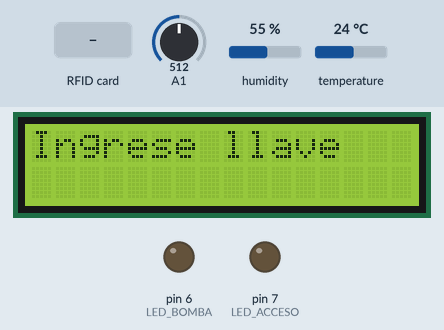
Simulated run of this sketch. Board: Arduino Uno, built with avr-gcc and run on an emulated ATmega328P. On the bench: 16×2 character LCD, output pins drawn as LEDs (lit = HIGH). The test bench sets the inputs (shaded band); at power-on: A1 = 512, humidity 55 %, temperature 24 °C. WiFi joins after 1.5 s; servers stay silent unless stated; uploads are accepted with an empty reply; pins used as bus, display or sensor lines are not drawn; what the sketch prints to the serial monitor is not drawn.

Above: at 2.8 s.
2.9 s: RFID card 5E 7A 19 C4 held to the reader
At 4.0 s:
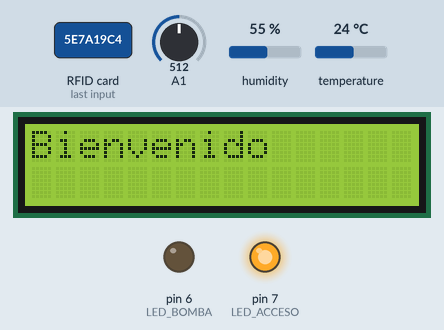
8.5 s: A1 set to 32
At 11.9 s:
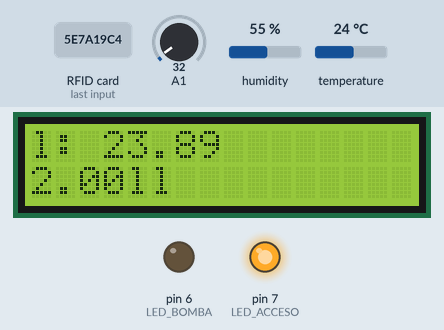
14.1 s: A1 set to 27
At 16.5 s:
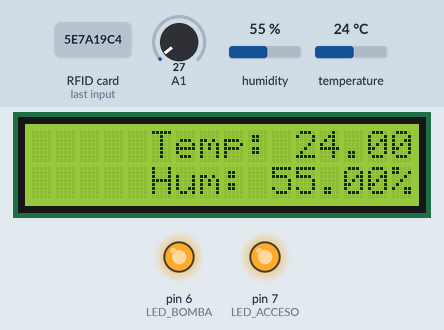
19.7 s: RFID card 5E 7A 19 C4 held to the reader
At 23.3 s:
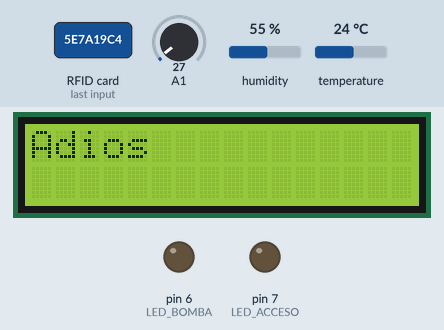
Timing chart, 0 to 24.8 s (numbered marks = the images above; inputs shaded):
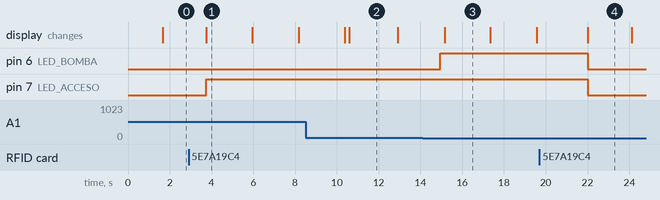

The sketch:

iot_house_v3_internet.ino
```cpp
//Librerias
//WiFi
#include "WiFiEsp.h"
//RFID
#include <SPI.h>
#include <MFRC522.h>
//Display 16x02
#include <Wire.h>
#include <LiquidCrystal_I2C.h>
//Sensor DHT11 para medir temperatura y humedad
#include <DHT.h>

#ifndef HAVE_HWSERIAL1
#include "SoftwareSerial.h"
SoftwareSerial ESPserial(2, 3); // RX, TX
#endif

// Definimos el pin digital donde se conecta el sensor
#define DHTPIN 5
// Dependiendo del tipo de sensor
#define DHTTYPE DHT11
// Inicializamos el sensor DHT11
DHT dht(DHTPIN, DHTTYPE);

//Crear el objeto lcd  dirección  0x27, 16 columnas x 2 filas
LiquidCrystal_I2C lcd(0x27, 16, 2);

//RFID
#define RST_PIN         9
#define SS_PIN          10
MFRC522 rfid(SS_PIN, RST_PIN);


//Variables globales
bool acceso = 0;
long uid_tarjeta;
float tanque_de_agua;
bool bomba_encendida = 0;

//Leds
const int LED_ACCESO = 7;
const int LED_BOMBA = 6;


//Credenciales WiFi
char ssid[] = "sc-1244";            // your network SSID (name)
char pass[] = "UJZNTY5KTY3Q";        // your network password
int status = WL_IDLE_STATUS;     // the Wifi radio's status

IPAddress server(192, 168, 0, 150);

// Initialize the Ethernet client object
WiFiEspClient client;

unsigned long lastConnectionTime = 0;         // last time you connected to the server, in milliseconds
const unsigned long postingInterval = 10000L; // delay between updates, in milliseconds

void setup()
{
  // initialize serial for debugging
  Serial.begin(9600);
  // Start the software serial for communication with the ESP8266
  ESPserial.begin(9600);

  //Escribimos por el monitor serie mensaje de inicio
  Serial.println("Inicio de sistema");

  WiFi.init(&ESPserial);

  WiFi.disconnect();

  // check for the presence of the shield
  if (WiFi.status() == WL_NO_SHIELD) {
    Serial.println("WiFi shield not present");
    // don't continue
    while (true);
  }

  // attempt to connect to WiFi network
  while ( status != WL_CONNECTED) {
    Serial.print("Attempting to connect to WPA SSID: ");
    Serial.println(ssid);
    // Connect to WPA/WPA2 network
    status = WiFi.begin(ssid, pass);
  }

  // you're connected now, so print out the data
  Serial.println("You're connected to the network");

  printWifiStatus();

  //dht11
  dht.begin();

  //RFID
  SPI.begin();      // Init SPI bus
  rfid.PCD_Init();   // Init MFRC522

  //LCD
  lcd.init();
  //Encender la luz de fondo.
  lcd.backlight();

  //LEDS
  pinMode(LED_ACCESO, OUTPUT);
  pinMode(LED_BOMBA, OUTPUT);

}

void make_request(float temperatura, float tanque_de_agua, float humedad, float indice_de_calor){
  client.stop();

  Serial.println("Starting connection to server...");
  // if you get a connection, report back via serial
  if (client.connect(server, 5000)) {
    String endpoint = "GET /carga?temperatura=" + String(temperatura) + "&humedad=" + String(humedad) + "&indiceDeCalor=" + String(indice_de_calor) + "&nivelTanque=" + String(tanque_de_agua) + " HTTP/1.1";
    Serial.println("Connected to server");
    // Make a HTTP request
    client.println(endpoint);
    client.println("Accept: */*");
    client.println("Connection: close");
    client.println();
    // note the time that the connection was made
    lastConnectionTime = millis();
  }

}

void resetear_todo() {
  digitalWrite(LED_ACCESO, LOW);
  digitalWrite(LED_BOMBA, LOW);
  lcd.clear();
  acceso = 0;
  uid_tarjeta = 0;
}

void calcular_tanque_de_agua() {

  tanque_de_agua = analogRead(A1);
  Serial.print("Nivel de agua: ");
  Serial.println(tanque_de_agua);

  if (tanque_de_agua < 30) {
    bomba_encendida = 1;
    digitalWrite(LED_BOMBA, HIGH);
  }
  if (tanque_de_agua > 190) {
    bomba_encendida = 0;
    digitalWrite(LED_BOMBA, LOW);
  }
}

float leer_humedad() {
  return dht.readHumidity();
}

float leer_temperatura() {
  return dht.readTemperature();
}

float calcular_indice_de_calor(float temperatura, float humedad) {
  return dht.computeHeatIndex(temperatura, humedad, false);
}

void probar_conexion_rfid() {
  bool result = rfid.PCD_PerformSelfTest();
  Serial.print(F("\nPrueba de conexion con RFID: "));
  if (result)
    Serial.println(F("Conectado"));
  else
    Serial.println(F("Desconectado"));
}

long obtener_uid() {
  if ( ! rfid.PICC_ReadCardSerial()) { //Cortar una vez que se obtiene el Serial
    return -1;
  }
  unsigned long hex_num;
  hex_num =  rfid.uid.uidByte[0] << 24;
  hex_num += rfid.uid.uidByte[1] << 16;
  hex_num += rfid.uid.uidByte[2] <<  8;
  hex_num += rfid.uid.uidByte[3];
  rfid.PICC_HaltA(); // Dejar de leer
  return hex_num;
}

void entrar() {
  if (rfid.PICC_IsNewCardPresent()) {
    unsigned long uid = obtener_uid();
    if (uid != -1) {
      Serial.print("Tarjeta detectada, UID: " + String(uid));
      uid_tarjeta = uid;
      acceso = 1;
      digitalWrite(LED_ACCESO, HIGH);
      lcd.clear();
      lcd.print("Bienvenido");
    }
  }
}

void salir() {
  if (rfid.PICC_IsNewCardPresent()) {
    unsigned long uid = obtener_uid();
    if (uid != -1) {
      Serial.print("Tarjeta detectada, UID: " + String(uid));
      if (uid_tarjeta == uid) {
        resetear_todo();
        lcd.print("Adios");
        Serial.print("Saliendo");
      }
    }
  }
}

void loop()
{

  probar_conexion_rfid();

  if (!acceso) {
    lcd.setCursor(0, 0);
    lcd.print("Ingrese llave");

    Serial.println("Bienvenido. Escanear llave magnetica");

    entrar();

  } else {
    calcular_tanque_de_agua();
    float temperatura = leer_temperatura();
    float humedad = leer_humedad();
    float indice_de_calor = calcular_indice_de_calor(temperatura, humedad);

    Serial.println("El tanque de agua tiene " + String(tanque_de_agua) + " litros");
    Serial.println("La temperatura es de " + String(temperatura) + "°C");
    Serial.println("La humedad es del " + String(humedad) + "%");
    Serial.println("El índice de calor es de " + String(indice_de_calor) + "%");
    Serial.println();

    lcd.setCursor(0, 0);
    lcd.print("Temp: " + String(temperatura) + "C - Ind Cal: " + String(indice_de_calor));
    lcd.setCursor(0, 1);
    lcd.print("Hum: " + String(humedad) + "% - Agua: " + String(tanque_de_agua) + "l");


    if (millis() - lastConnectionTime > postingInterval) {
      make_request(temperatura, tanque_de_agua, humedad, indice_de_calor);
    }

    for (int i = 0; i < 7; i++) {
      lcd.scrollDisplayLeft();
    }

    salir();
  }


  // if there are incoming bytes available
  // from the server, read them and print them
  while (client.available()) {
    char c = client.read();
    Serial.write(c);
  }

  delay(2000);

}


void printWifiStatus()
{
  // print the SSID of the network you're attached to
  Serial.print("SSID: ");
  Serial.println(WiFi.SSID());

  // print your WiFi shield's IP address
  IPAddress ip = WiFi.localIP();
  Serial.print("IP Address: ");
  Serial.println(ip);

  // print the received signal strength
  long rssi = WiFi.RSSI();
  Serial.print("Signal strength (RSSI):");
  Serial.print(rssi);
  Serial.println(" dBm");
}
```

Measured:
- the behaviour switches between 30 and 29 on A1 (found by bisection; images 2 and 3)
- after the input at 2.9 s, pin 7 (LED_ACCESO): LOW → HIGH after 0.84 s; the display: changes after 0.86 s (image 1)
- after the input at 8.5 s, the display: first changes after 1.9 s (image 2 shows a later state)
- after the input at 14.1 s, pin 6 (LED_BOMBA): LOW → HIGH after 0.84 s
- after the input at 19.7 s, pin 6 (LED_BOMBA), pin 7 (LED_ACCESO): HIGH → LOW after 2.3 s; the display: changes after 2.3 s (image 4)
- what the display in image 1 shows lasts 2.2 s, from 3.8 s to 6.0 s
- what the display in image 2 shows lasts 2.3 s, from 10.6 s to 12.9 s
